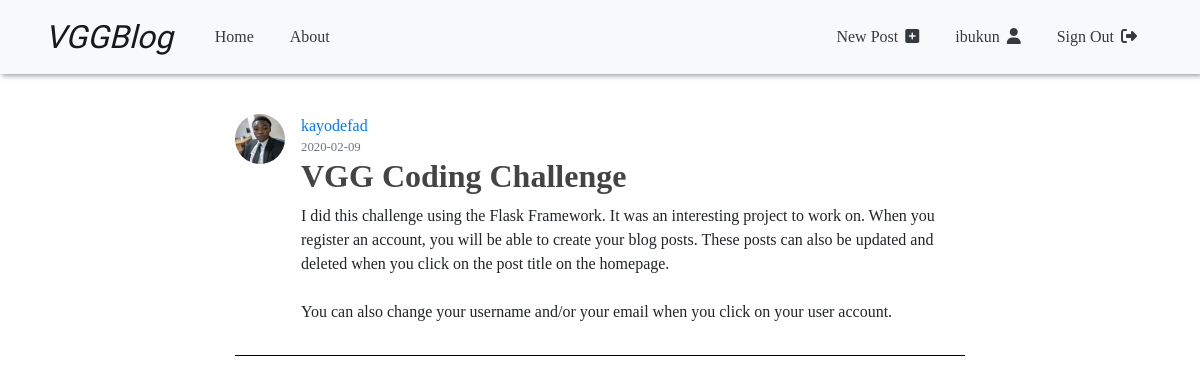
The page /post/1 (signed in) on the database its author committed.
### vggblog/models.py (models this page shows, shortened)
class User(db.Model, UserMixin):
  id = db.Column(db.Integer, primary_key=True)
  username = db.Column(db.String(20), unique=True, nullable=False)
  email = db.Column(db.String(120), unique=True, nullable=False)
  image_file = db.Column(db.String(20), nullable=False, default='default.jpg')
  password = db.Column(db.String(60), nullable=False)
  posts = db.relationship('Post', backref='author', lazy=True)

class Post(db.Model):
  id = db.Column(db.Integer, primary_key=True)
  title = db.Column(db.String(100), nullable=False)
  date_posted = db.Column(db.DateTime, nullable=False, default=datetime.utcnow)
  content = db.Column(db.Text, nullable=False)
  user_id = db.Column(db.Integer, db.ForeignKey('user.id'), nullable=False)

### vggblog/routes.py (the view)
@app.route('/post/<int:post_id>')
def post(post_id):
  post = Post.query.get_or_404(post_id)
  return render_template('post.html', title=post.title, post=post)

### vggblog/models.py (called while the page is built)
@login_manager.user_loader
def load_user(user_id):
  return User.query.get(int(user_id))

### vggblog/templates/post.html (shortened to what this page needs)
{% extends "layout.html" %}
{% block content %}
  <article class="media content-section">
    <img class="rounded-circle article-img" src="{{url_for('static', filename='profile_pics/' + post.author.image_file)}}" alt="">
    <div class="media-body">
      <div class="article-metadata">
        <a class="mr-2" href="#">{{ post.author.username }}</a>
        <small class="text-muted">{{ post.date_posted.strftime('%Y-%m-%d') }}</small>
      </div>
      <h2 class="article-title">{{ post.title }}</h2>
      <p class="article-content">{{ post.content }}</p>
    </div>
  </article>
{% endblock content %}

### vggblog/templates/layout.html (shortened to what this page needs)
<!DOCTYPE html>
<html lang="en">
  <head>
    <link
      rel="stylesheet"
      href="https://stackpath.bootstrapcdn.com/bootstrap/4.4.1/css/bootstrap.min.css"
    />
    <link rel="stylesheet" type="text/css" href="{{ url_for('static', filename='main.css') }}">
  </head>
  <body>
    <header class="site-header">
      <nav class="navbar navbar-expand-md navbar-light bg-light">
        <div class="container">
          <a class="navbar-brand mr-4" href="{{ url_for('home') }}">VGGBlog</a>
          <div class="collapse navbar-collapse" id="navbarToggle">
            <div class="navbar-nav mr-auto">
              <a class="nav-item nav-link text-dark" href="{{ url_for('home') }}">Home</a>
              <a class="nav-item nav-link text-dark" href="{{ url_for('about') }}">About</a>
            </div>
            <div class="navbar-nav">
              {% if current_user.is_authenticated %}
              <a class="nav-item nav-link text-dark" href="{{ url_for('new_post') }}">New Post <i class="fas fa-plus-square"></i></a>
              <a style="text-transform: lowercase;" class="nav-item nav-link text-dark" href="{{ url_for('account') }}">{{current_user.username}} <i class="fas fa-user"></i></a s>
              <a class="nav-item nav-link text-dark" href="{{ url_for('logout') }}">Sign Out <i class="fas fa-sign-out-alt"></i></a>
              {% else %}
              <a class="nav-item nav-link text-dark" href="{{ url_for('login') }}">Sign In <i class="fas fa-sign-in-alt"></i></a>
              <a class="nav-item nav-link text-dark" href="{{ url_for('register') }}">Become a Member <i class="fas fa-hand-point-right"></i></a>
              {% endif %}
            </div>
          </div>
        </div>
      </nav>
    </header>
    <main role="main" class="container">
    <div class="row">
      <div class="col-md-8 mx-auto">
        {% block content %}{% endblock %}
      </div>
    </div>
    </main>
  </body>
</html>

### vggblog/static/main.css (style rules this page uses)
body { font-family: Cambria, Cochin, Georgia, Times, 'Times New Roman', serif; }
h1, h2, h3, h4, h5, h6 { color: #444444; }
header { position: sticky; top: 0; z-index: 50; box-shadow: 2px 2px 5px rgb(161, 163, 163); }
.site-header .navbar-brand { font-family: 'Cookie', cursive; font-style: italic; font-size: 2rem; }
.site-header .navbar-nav .nav-link { color: #cbd5db; margin: 0 10px; }
.site-header .navbar-nav i { margin-left: 3px; }
main { margin-top: 2.5rem; }
.content-section { margin-bottom: 40px; padding-bottom: 15px; border-bottom: 1px solid #000; }
.article-title { color: #444444; font-weight: bold; }
.article-content { white-space: pre-line; }
.article-img { height: 50px; width: 50px; margin-right: 16px; }
.article-metadata { display: flex; flex-direction: column; }

### rows shown on the page
User: username "ibukun"
User: image_file (picture), author.username "kayodefad"
Post: date_posted "2020-02-09", title "VGG Coding Challenge", content "I did this challenge using the Flask Framework. It was an interesting project to work on. When you register an account, you will be able to create your blog posts. These posts can also be updated and deleted when you click on the post title on the homepage. You can also change your username and/or your email when you click on your user account."
